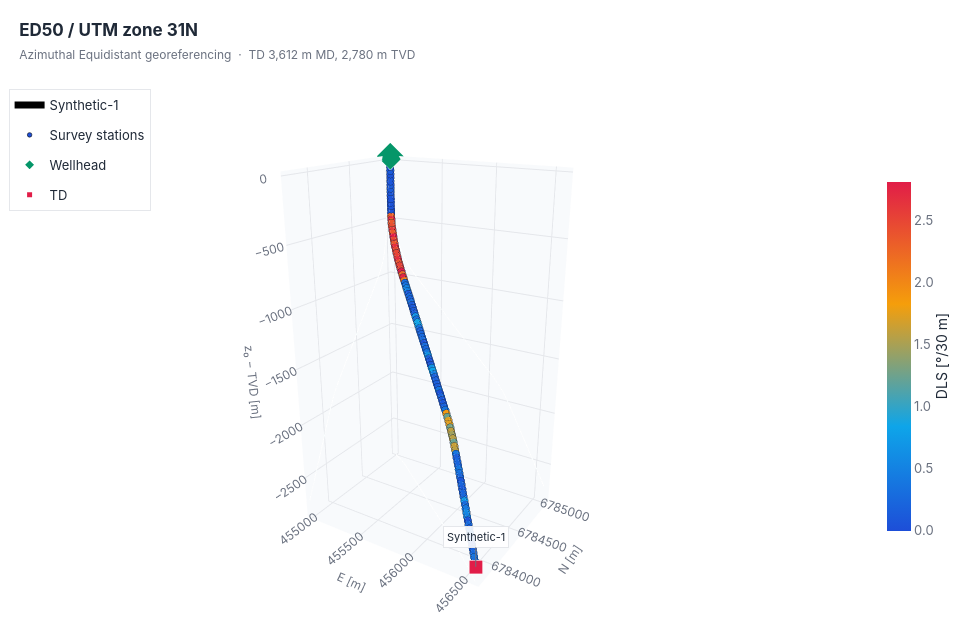

This figure's notebook cell:
### Markdown cell above
## 5. Plotting

Plotting needs the `plot` extra: `pip install 'geodetic-engine[plot]'`. `plot()` draws the trajectory in 3D, coloured by dogleg severity or MD, with all three axes at one scale. Drag to rotate, scroll to zoom, and hover for the values at a point. `open_in_browser()` opens the same figure full screen in a browser tab, and `plot_trajectory(a, b, ...)` draws several wells on one set of axes.

### Code cell
figure = trajectory.plot(color_by="dls")
figure

### Figure 1 — Plotly figure (JSON) as saved in the notebook; plotly's stock layout.template omitted (floating-point values rounded to 4 significant figures; data arrays with more than 128 entries replaced by an {"elided": "..."} marker saying what was removed)
{"data": [{"customdata": {"elided": "521x5 float values"}, "hovertemplate": "MD %{customdata[0]:.2f} m<br>Inclination %{customdata[1]:.2f}°<br>Azimuth %{customdata[2]:.2f}° true<br>TVD %{customdata[3]:.2f} m<br>DLS %{customdata[4]:.2f}°/30 m<br>x %{x:.2f}, y %{y:.2f}, z %{z:.2f}", "legendrank": 0, "line": {"cmax": 2.814, "cmin": 0.0, "color": {"elided": "521 float values"}, "colorbar": {"len": 0.65, "outlinewidth": 0, "thickness": 24, "tickfont": {"color": "#6b7280", "size": 13}, "tickformat": ".1f", "title": {"font": {"size": 14}, "side": "right", "text": "DLS [°/30 m]"}}, "colorscale": [[0.0, "#1d4ed8"], [0.3, "#0ea5e9"], [0.65, "#f59e0b"], [1.0, "#e11d48"]], "showscale": true, "width": 7}, "mode": "lines", "name": "Synthetic-1", "type": "scatter3d", "x": {"elided": "521 float values"}, "y": {"elided": "521 float values"}, "z": {"elided": "521 float values"}}, {"hoverinfo": "skip", "line": {"color": "rgba(100, 116, 139, 0.35)", "width": 2}, "mode": "lines", "showlegend": false, "type": "scatter3d", "x": {"elided": "521 float values"}, "y": {"elided": "521 float values"}, "z": {"elided": "521 float values"}}, {"hoverinfo": "skip", "line": {"color": "rgba(100, 116, 139, 0.35)", "width": 2}, "mode": "lines", "showlegend": false, "type": "scatter3d", "x": {"elided": "521 float values"}, "y": {"elided": "521 float values"}, "z": {"elided": "521 float values"}}, {"hoverinfo": "skip", "line": {"color": "rgba(100, 116, 139, 0.35)", "width": 2}, "mode": "lines", "showlegend": false, "type": "scatter3d", "x": {"elided": "521 float values"}, "y": {"elided": "521 float values"}, "z": {"elided": "521 float values"}}, {"customdata": {"elided": "122x5 float values"}, "hovertemplate": "Survey station of Synthetic-1<br>MD %{customdata[0]:.2f} m<br>Inclination %{customdata[1]:.2f}°<br>Azimuth %{customdata[2]:.2f}° true<br>TVD %{customdata[3]:.2f} m<br>DLS %{customdata[4]:.2f}°/30 m<br>x %{x:.2f}, y %{y:.2f}, z %{z:.2f}<extra></extra>", "legendgroup": "Survey stations", "marker": {"cmax": 2.814, "cmin": 0.0, "color": [0.0, 0.31, 0.02012, 0.04241, 0.1301, 0.09955, 0.04957, 0.09034, 0.04005, 0.13, 0.1198, 0.06133, 0.04221, 0.05016, 0.05292, 0.04001, 0.03493, 2.297, 2.75, 2.375, 2.431, 2.585, 2.347, 2.811, 2.479, 2.376, 2.674, 2.497, 2.5, 2.541, 2.685, 2.403, 2.52, 2.52, 2.814, 2.231, 2.753, 2.109, 0.299, 0.3482, 0.5199, 0.5044, 0.1056, 0.2823, 0.1823, 0.338, 0.14, 0.1173, 0.1398, 0.1627, 0.6544, 0.353, 0.8688, 0.8045, 0.3298, 0.1933, 0.221, 0.2596, 0.2934, 0.0628, 0.3054, 0.2467, 0.3866, 0.6662, 0.1796, 0.05905, 0.1103, 0.6491, 0.8307, 0.4996, 0.1893, 0.191, 0.157, 0.1511, 0.3903, 0.04958, 0.218, 0.08717, 0.08124, 0.1856, 0.3721, 1.874, 1.248, 1.736, 1.745, 1.29, 1.604, 1.47, 1.575, 1.239, 1.633, 1.59, 0.3843, 0.1438, 0.2352, 0.2257, 0.4032, 0.3401, 0.2297, 0.07522, 0.2198, 0.1356, 0.2138, 0.2343, 0.7025, 0.2986, 0.4198, 0.5845, 0.5227, 0.07219, 0.2836, 0.169, 0.3825, 0.1908, 0.204, 0.005719, 0.1513, 0.2648, 0.3648, 0.3266, 0.2547, 1.142], "colorscale": [[0.0, "#1d4ed8"], [0.3, "#0ea5e9"], [0.65, "#f59e0b"], [1.0, "#e11d48"]], "line": {"color": "rgba(15, 23, 42, 0.7)", "width": 1}, "size": 4.5, "symbol": "circle"}, "mode": "markers", "name": "Survey stations", "showlegend": true, "type": "scatter3d", "x": [455000.0, 455000.0, 455000.0, 455000.0, 455000.0, 455000.0, 455000.0, 455000.0, 455000.0, 455000.0, 455000.0, 455000.0, 455000.0, 455000.0, 455000.0, 455000.0, 455000.0, 455000.0, 455000.0, 455000.0, 455000.0, 455000.0, 455000.0, 455000.0, 455000.0, 455000.0, 455100.0, 455100.0, 455100.0, 455100.0, 455100.0, 455100.0, 455100.0, 455200.0, 455200.0, 455200.0, 455200.0, 455200.0, 455200.0, 455300.0, 455300.0, 455300.0, 455300.0, 455300.0, 455400.0, 455400.0, 455400.0, 455400.0, 455400.0, 455400.0, 455500.0, 455500.0, 455500.0, 455500.0, 455500.0, 455600.0, 455600.0, 455600.0, 455600.0, 455600.0, 455700.0, 455700.0, 455700.0, 455700.0, 455700.0, 455700.0, 455800.0, 455800.0, 455800.0, 455800.0, 455800.0, 455900.0, 455900.0, 455900.0, 455900.0, 455900.0, 456000.0, 456000.0, 456000.0, 456000.0, 456000.0, 456000.0, 456100.0, 456100.0, 456100.0, 456100.0, 456100.0, 456100.0, 456200.0, 456200.0, 456200.0, 456200.0, 456200.0, 456200.0, 456200.0, 456300.0, 456300.0, 456300.0, 456300.0, 456300.0, 456300.0, 456300.0, 456300.0, 456400.0, 456400.0, 456400.0, 456400.0, 456400.0, 456400.0, 456400.0, 456500.0, 456500.0, 456500.0, 456500.0, 456500.0, 456500.0, 456500.0, 456500.0, 456600.0, 456600.0, 456600.0, 456600.0], "y": [6785000.0, 6785000.0, 6785000.0, 6785000.0, 6785000.0, 6785000.0, 6785000.0, 6785000.0, 6785000.0, 6785000.0, 6785000.0, 6785000.0, 6785000.0, 6785000.0, 6785000.0, 6785000.0, 6785000.0, 6785000.0, 6785000.0, 6785000.0, 6785000.0, 6785000.0, 6785000.0, 6785000.0, 6785000.0, 6785000.0, 6785000.0, 6785000.0, 6785000.0, 6785000.0, 6785000.0, 6785000.0, 6785000.0, 6785000.0, 6785000.0, 6785000.0, 6785000.0, 6785000.0, 6785000.0, 6785000.0, 6785000.0, 6785000.0, 6785000.0, 6785000.0, 6785000.0, 6785000.0, 6785000.0, 6785000.0, 6785000.0, 6785000.0, 6785000.0, 6785000.0, 6785000.0, 6785000.0, 6785000.0, 6785000.0, 6785000.0, 6785000.0, 6785000.0, 6785000.0, 6785000.0, 6785000.0, 6784000.0, 6784000.0, 6784000.0, 6784000.0, 6784000.0, 6784000.0, 6784000.0, 6784000.0, 6784000.0, 6784000.0, 6784000.0, 6784000.0, 6784000.0, 6784000.0, 6784000.0, 6784000.0, 6784000.0, 6784000.0, 6784000.0, 6784000.0, 6784000.0, 6784000.0, 6784000.0, 6784000.0, 6784000.0, 6784000.0, 6784000.0, 6784000.0, 6784000.0, 6784000.0, 6784000.0, 6784000.0, 6784000.0, 6784000.0, 6784000.0, 6784000.0, 6784000.0, 6784000.0, 6784000.0, 6784000.0, 6784000.0, 6784000.0, 6784000.0, 6784000.0, 6784000.0, 6784000.0, 6784000.0, 6784000.0, 6784000.0, 6784000.0, 6784000.0, 6784000.0, 6784000.0, 6784000.0, 6784000.0, 6784000.0, 6784000.0, 6784000.0, 6784000.0, 6784000.0], "z": [32.0, 2.0, -28.0, -58.0, -88.0, -118.0, -148.0, -178.0, -208.0, -238.0, -268.0, -298.0, -328.0, -358.0, -388.0, -418.0, -448.0, -478.0, -507.9, -537.7, -567.4, -596.8, -626.0, -654.8, -683.1, -711.1, -738.6, -765.4, -791.7, -817.4, -842.3, -866.5, -889.9, -912.4, -934.1, -954.8, -974.6, -993.5, -1012.0, -1030.0, -1049.0, -1067.0, -1086.0, -1104.0, -1123.0, -1141.0, -1160.0, -1178.0, -1197.0, -1215.0, -1234.0, -1252.0, -1271.0, -1289.0, -1308.0, -1326.0, -1345.0, -1363.0, -1382.0, -1400.0, -1418.0, -1437.0, -1455.0, -1474.0, -1492.0, -1511.0, -1530.0, -1548.0, -1566.0, -1585.0, -1603.0, -1622.0, -1640.0, -1659.0, -1677.0, -1696.0, -1714.0, -1733.0, -1751.0, -1770.0, -1788.0, -1807.0, -1826.0, -1846.0, -1867.0, -1888.0, -1910.0, -1932.0, -1955.0, -1978.0, -2001.0, -2026.0, -2050.0, -2075.0, -2099.0, -2124.0, -2148.0, -2173.0, -2198.0, -2222.0, -2247.0, -2271.0, -2296.0, -2320.0, -2345.0, -2370.0, -2394.0, -2419.0, -2443.0, -2468.0, -2492.0, -2517.0, -2542.0, -2566.0, -2591.0, -2615.0, -2640.0, -2665.0, -2689.0, -2714.0, -2738.0, -2748.0]}, {"hovertemplate": "Wellhead of Synthetic-1<extra></extra>", "legendgroup": "Wellhead", "marker": {"color": "#059669", "line": {"color": "white", "width": 2}, "size": 9, "symbol": "diamond"}, "mode": "markers", "name": "Wellhead", "showlegend": true, "type": "scatter3d", "x": [455000.0], "y": [6785000.0], "z": [32.0]}, {"hovertemplate": "TD of Synthetic-1<extra></extra>", "legendgroup": "TD", "marker": {"color": "#e11d48", "line": {"color": "white", "width": 2}, "size": 7, "symbol": "square"}, "mode": "markers", "name": "TD", "showlegend": true, "type": "scatter3d", "x": [456600.0], "y": [6784000.0], "z": [-2748.0]}], "layout": {"font": {"color": "#1f2937", "family": "Inter, 'Segoe UI', 'Helvetica Neue', Arial, sans-serif", "size": 12}, "height": 640, "hoverlabel": {"bgcolor": "white", "bordercolor": "#e5e7eb", "font": {"color": "#1f2937", "family": "Inter, 'Segoe UI', 'Helvetica Neue', Arial, sans-serif", "size": 12}}, "legend": {"bgcolor": "rgba(255, 255, 255, 0.85)", "bordercolor": "#e5e7eb", "borderwidth": 1, "font": {"size": 13}, "x": 0.01, "y": 0.97}, "margin": {"b": 0, "l": 0, "r": 0, "t": 72}, "scene": {"annotations": [{"arrowcolor": "#6b7280", "arrowhead": 0, "arrowwidth": 1, "ax": 0, "ay": -30, "bgcolor": "rgba(255, 255, 255, 0.9)", "bordercolor": "#e5e7eb", "borderpad": 3, "font": {"color": "#1f2937", "size": 11}, "text": "Synthetic-1", "x": 456600.0, "y": 6784000.0, "z": -2748.0}], "aspectmode": "manual", "aspectratio": {"x": 0.5761, "y": 0.4521, "z": 1.0}, "camera": {"eye": {"x": 0.93, "y": -1.488, "z": 0.7068}}, "xaxis": {"backgroundcolor": "#f8fafc", "gridcolor": "#e5e7eb", "nticks": 6, "range": [455000.0, 456600.0], "showbackground": true, "showspikes": false, "tickfont": {"color": "#6b7280", "size": 12}, "tickformat": ".0f", "title": {"font": {"color": "#6b7280", "size": 12}, "text": "E [m]"}, "zerolinecolor": "#e5e7eb"}, "yaxis": {"backgroundcolor": "#f8fafc", "gridcolor": "#e5e7eb", "nticks": 6, "range": [6784000.0, 6785000.0], "showbackground": true, "showspikes": false, "tickfont": {"color": "#6b7280", "size": 12}, "tickformat": ".0f", "title": {"font": {"color": "#6b7280", "size": 12}, "text": "N [m]"}, "zerolinecolor": "#e5e7eb"}, "zaxis": {"backgroundcolor": "#f8fafc", "gridcolor": "#e5e7eb", "nticks": 6, "range": [-2887.0, 32.0], "showbackground": true, "showspikes": false, "tickfont": {"color": "#6b7280", "size": 12}, "tickformat": ".0f", "title": {"font": {"color": "#6b7280", "size": 12}, "text": "z₀ − TVD [m]"}, "zerolinecolor": "#e5e7eb"}}, "title": {"font": {"size": 17, "weight": "bold"}, "subtitle": {"font": {"color": "#6b7280", "size": 12}, "text": "Azimuthal Equidistant georeferencing  ·  TD 3,612 m MD, 2,780 m TVD"}, "text": "ED50 / UTM zone 31N", "x": 0.02, "xanchor": "left"}, "width": 960}}
